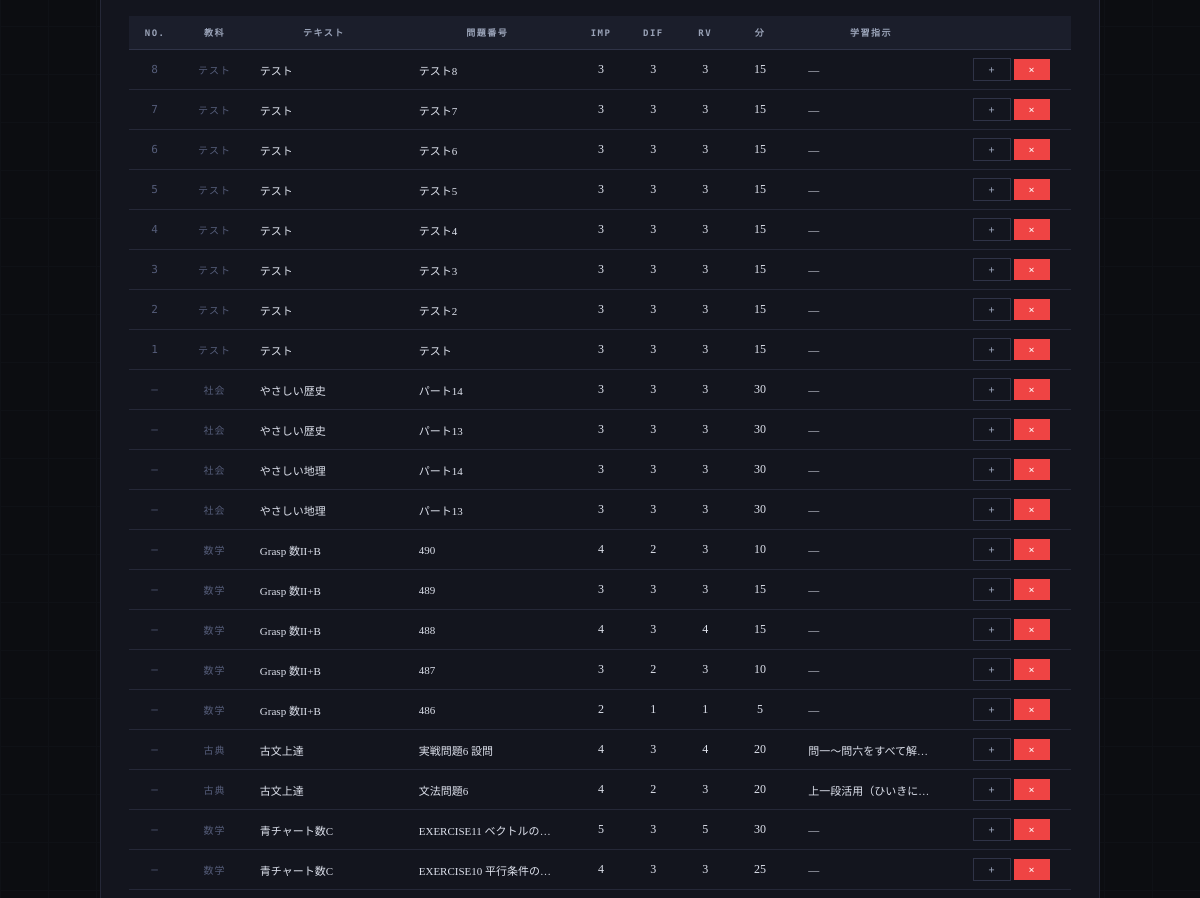
Before: /problems (middle part) with the older database file.
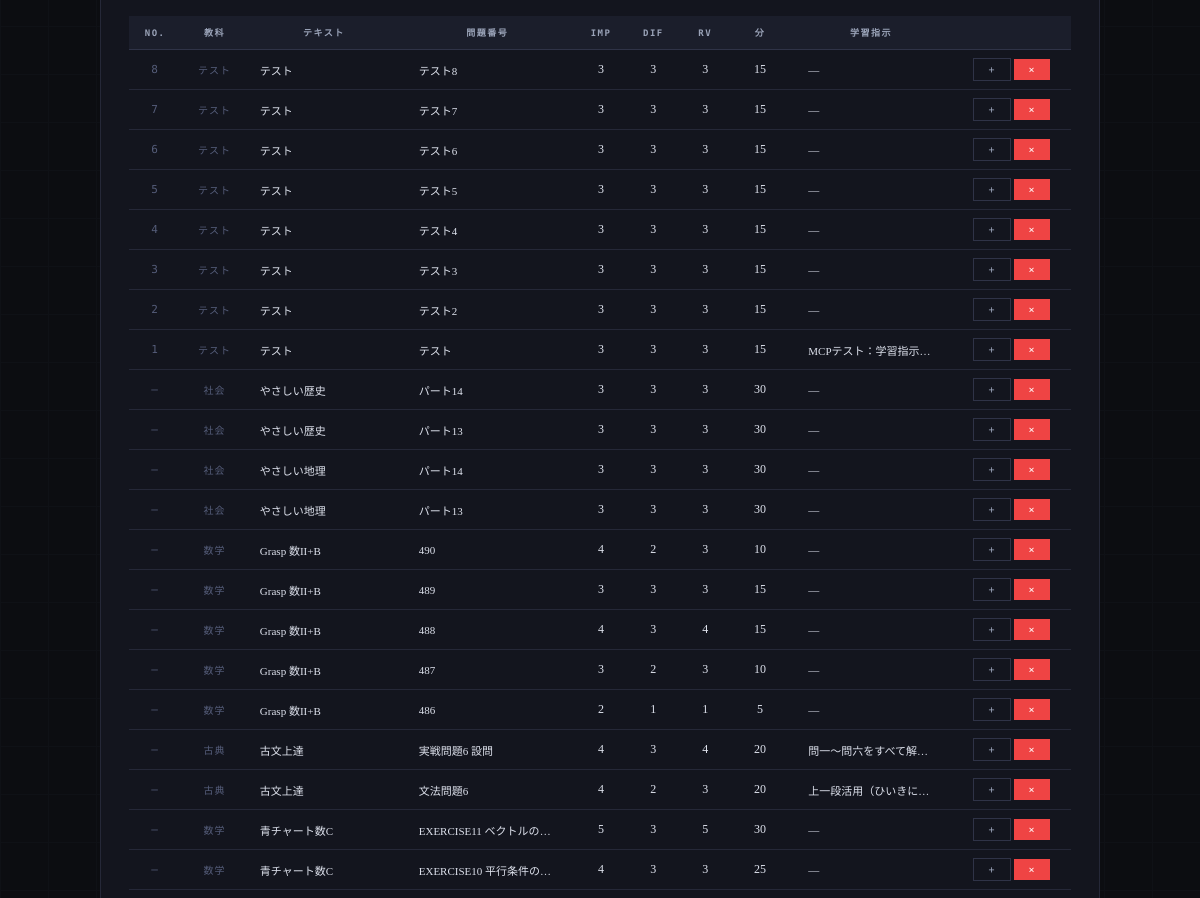
After: the same page with the newer database file.
### tables this page shows
CREATE TABLE problems (
            problem_id INTEGER PRIMARY KEY AUTOINCREMENT,
            subject TEXT NOT NULL,
            textbook TEXT NOT NULL,
            problem_number TEXT NOT NULL,
            importance TEXT NOT NULL,
            type TEXT NOT NULL
        , instruction TEXT, difficulty INTEGER DEFAULT 3, review_value INTEGER DEFAULT 3, estimated_minutes INTEGER DEFAULT 15, textbook_id INTEGER, section_id INTEGER, order_in_textbook INTEGER);

### app.py (the view, shortened to what this page needs)
@app.route("/problems", methods=["GET", "POST"])
def problems():
    conn = get_connection()
    c = conn.cursor()
    c.execute("SELECT * FROM students ORDER BY student_id")
    students = c.fetchall()
    c.execute("""
        SELECT p.problem_id, p.subject, p.textbook, p.problem_number,
               p.importance, p.difficulty, p.review_value,
               p.estimated_minutes, p.instruction, p.order_in_textbook
        FROM problems p
        ORDER BY p.problem_id DESC LIMIT 50
    """)
    probs = c.fetchall()
    c.execute("""
        SELECT t.textbook_id, t.name, t.subject,
               s.name as series_name
        FROM textbooks t
        LEFT JOIN series s ON t.series_id = s.series_id
        ORDER BY t.subject, s.name, t.name
    """)
    textbooks_list = c.fetchall()
    c.execute("SELECT DISTINCT subjects FROM students ORDER BY subjects")
    all_subjects = []
    for row in c.fetchall():
        for subj in row["subjects"].split(","):
            s = subj.strip()
            if s and s not in all_subjects:
                all_subjects.append(s)
    all_subjects = sorted(all_subjects)
    conn.close()
    return render_template("problems.html",
                           students=students,
                           problems=probs,
                           textbooks=textbooks_list,
                           all_subjects=all_subjects)

### database.py (called while the page is built)
def get_connection():
    conn = sqlite3.connect(DB_PATH)
    conn.row_factory = sqlite3.Row
    return conn

### templates/problems.html (shortened to what this page needs)
<!DOCTYPE html>
<html lang="ja">
<head>
</head>
<body>
<div class="container">
  <div class="card fade-in">
    <div style="overflow-x:auto;">
    <table class="data-table">
      <thead>
        <tr>
          <th>No.</th><th>教科</th><th>テキスト</th><th>問題番号</th>
          <th>Imp</th><th>Dif</th><th>RV</th><th>分</th><th>学習指示</th><th></th>
        </tr>
      </thead>
      <tbody>
      {% for p in problems %}
      <tr id="row-{{ p.problem_id }}">
        <td class="meta-text" style="font-family:'DM Mono',monospace;font-size:11px;">
          {{ p.order_in_textbook or '—' }}
        </td>
        <td class="meta-text">{{ p.subject }}</td>
        <td class="left" style="max-width:130px;overflow:hidden;text-overflow:ellipsis;white-space:nowrap;font-size:11px;">
          {{ p.textbook }}
        </td>
        <td class="editable-cell left" data-problem="{{ p.problem_id }}" data-field="problem_number"
          style="max-width:150px;">
          <span class="editable" ondblclick="startTextLineEdit(this)"
            style="font-size:11px;display:block;overflow:hidden;text-overflow:ellipsis;white-space:nowrap;max-width:150px;">
            {{ p.problem_number }}
          </span>
        </td>
        <td class="editable-cell" data-problem="{{ p.problem_id }}" data-field="importance">
          <span class="editable" ondblclick="startNumEdit(this)">{{ p.importance }}</span>
        </td>
        <td class="editable-cell" data-problem="{{ p.problem_id }}" data-field="difficulty">
          <span class="editable" ondblclick="startNumEdit(this)">{{ p.difficulty }}</span>
        </td>
        <td class="editable-cell" data-problem="{{ p.problem_id }}" data-field="review_value">
          <span class="editable" ondblclick="startNumEdit(this)">{{ p.review_value }}</span>
        </td>
        <td class="editable-cell" data-problem="{{ p.problem_id }}" data-field="estimated_minutes">
          <span class="editable" ondblclick="startNumEdit(this, 5, 120, 5)">{{ p.estimated_minutes }}</span>
        </td>
        <td class="editable-cell left" data-problem="{{ p.problem_id }}" data-field="instruction"
          style="max-width:140px;">
          <span class="editable" ondblclick="startTextAreaEdit(this)"
            style="font-size:11px;display:block;overflow:hidden;text-overflow:ellipsis;white-space:nowrap;max-width:140px;">
            {{ p.instruction or '—' }}
          </span>
        </td>
        <td>
          <button class="btn btn-ghost btn-sm"
            onclick="showAddAssignment({{ p.problem_id }})"
            title="出題予定を追加">+</button>
          <button class="btn btn-danger btn-sm"
            onclick="deleteProblem({{ p.problem_id }}, this)">×</button>
        </td>
      </tr>
      {% endfor %}
      </tbody>
    </table>
    </div>
  </div>
</div>
</body>
</html>

Changed rows visible on the page:
changed problems: instruction "—" → "MCPテスト：学習指示…"
